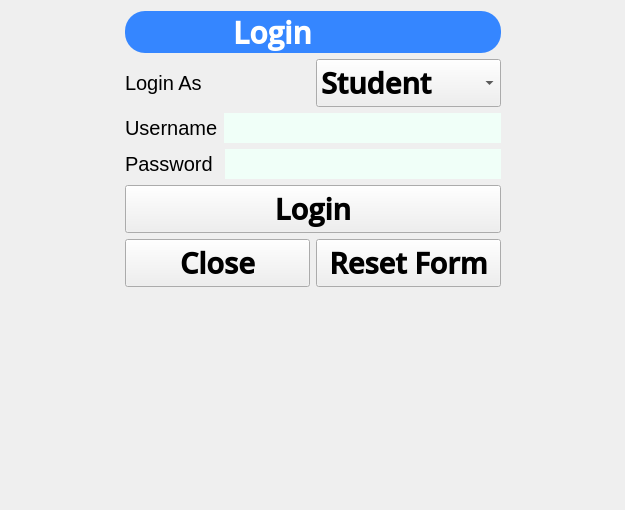
<?xml version="1.0" encoding="UTF-8"?>
<ui version="4.0">
 <class>LoginForm</class>
 <widget class="QWidget" name="LoginForm">
  <property name="geometry">
   <rect>
    <x>0</x>
    <y>0</y>
    <width>625</width>
    <height>510</height>
   </rect>
  </property>
  <property name="font">
   <font>
    <family>Open Sans SemiBold</family>
    <pointsize>22</pointsize>
    <bold>true</bold>
   </font>
  </property>
  <property name="windowTitle">
   <string>Form</string>
  </property>
  <property name="styleSheet">
   <string notr="true">QLabel{
	font-size:20px;

}
QLineEdit{
		height:30px;
		background-color:rgb(240, 255, 248);
        border-radius: 50px;
}</string>
  </property>
  <layout class="QHBoxLayout" name="horizontalLayout_5">
   <item>
    <spacer name="horizontalSpacer">
     <property name="orientation">
      <enum>Qt::Horizontal</enum>
     </property>
     <property name="sizeHint" stdset="0">
      <size>
       <width>40</width>
       <height>20</height>
      </size>
     </property>
    </spacer>
   </item>
   <item>
    <layout class="QVBoxLayout" name="verticalLayout_4">
     <item>
      <widget class="QLabel" name="label">
       <property name="styleSheet">
        <string notr="true">QLabel{
		color:white;
		font-size:30px;
		background-color:rgb(53, 134, 255);
		border-radius: 20px;
        text-align: center;
		padding :0 100%;
}

</string>
       </property>
       <property name="text">
        <string>Login</string>
       </property>
      </widget>
     </item>
     <item>
      <layout class="QVBoxLayout" name="verticalLayout_2">
       <item>
        <layout class="QHBoxLayout" name="horizontalLayout">
         <item>
          <widget class="QLabel" name="designation_label">
           <property name="font">
            <font>
             <pointsize>-1</pointsize>
            </font>
           </property>
           <property name="text">
            <string>Login As</string>
           </property>
          </widget>
         </item>
         <item>
          <widget class="QComboBox" name="designation_field">
           <property name="minimumSize">
            <size>
             <width>140</width>
             <height>0</height>
            </size>
           </property>
           <item>
            <property name="text">
             <string>Student</string>
            </property>
           </item>
           <item>
            <property name="text">
             <string>Faculty</string>
            </property>
           </item>
           <item>
            <property name="text">
             <string>admin</string>
            </property>
           </item>
          </widget>
         </item>
        </layout>
       </item>
       <item>
        <layout class="QHBoxLayout" name="horizontalLayout_3">
         <item>
          <widget class="QLabel" name="username_label">
           <property name="font">
            <font>
             <pointsize>-1</pointsize>
            </font>
           </property>
           <property name="text">
            <string>Username</string>
           </property>
          </widget>
         </item>
         <item>
          <widget class="QLineEdit" name="username_field"/>
         </item>
        </layout>
       </item>
       <item>
        <layout class="QHBoxLayout" name="horizontalLayout_4">
         <item>
          <widget class="QLabel" name="password_label">
           <property name="font">
            <font>
             <pointsize>-1</pointsize>
            </font>
           </property>
           <property name="text">
            <string>Password </string>
           </property>
          </widget>
         </item>
         <item>
          <widget class="QLineEdit" name="password_field"/>
         </item>
        </layout>
       </item>
       <item>
        <widget class="QPushButton" name="login_btn">
         <property name="minimumSize">
          <size>
           <width>288</width>
           <height>0</height>
          </size>
         </property>
         <property name="text">
          <string>Login</string>
         </property>
        </widget>
       </item>
       <item>
        <layout class="QHBoxLayout" name="horizontalLayout_2">
         <item>
          <widget class="QPushButton" name="close_btn">
           <property name="minimumSize">
            <size>
             <width>140</width>
             <height>0</height>
            </size>
           </property>
           <property name="text">
            <string>Close</string>
           </property>
          </widget>
         </item>
         <item>
          <widget class="QPushButton" name="reset_btn">
           <property name="minimumSize">
            <size>
             <width>140</width>
             <height>0</height>
            </size>
           </property>
           <property name="text">
            <string>Reset Form</string>
           </property>
          </widget>
         </item>
        </layout>
       </item>
      </layout>
     </item>
     <item>
      <spacer name="verticalSpacer">
       <property name="orientation">
        <enum>Qt::Vertical</enum>
       </property>
       <property name="sizeHint" stdset="0">
        <size>
         <width>20</width>
         <height>40</height>
        </size>
       </property>
      </spacer>
     </item>
    </layout>
   </item>
   <item>
    <spacer name="horizontalSpacer_2">
     <property name="orientation">
      <enum>Qt::Horizontal</enum>
     </property>
     <property name="sizeHint" stdset="0">
      <size>
       <width>40</width>
       <height>20</height>
      </size>
     </property>
    </spacer>
   </item>
  </layout>
 </widget>
 <resources/>
 <connections/>
</ui>
